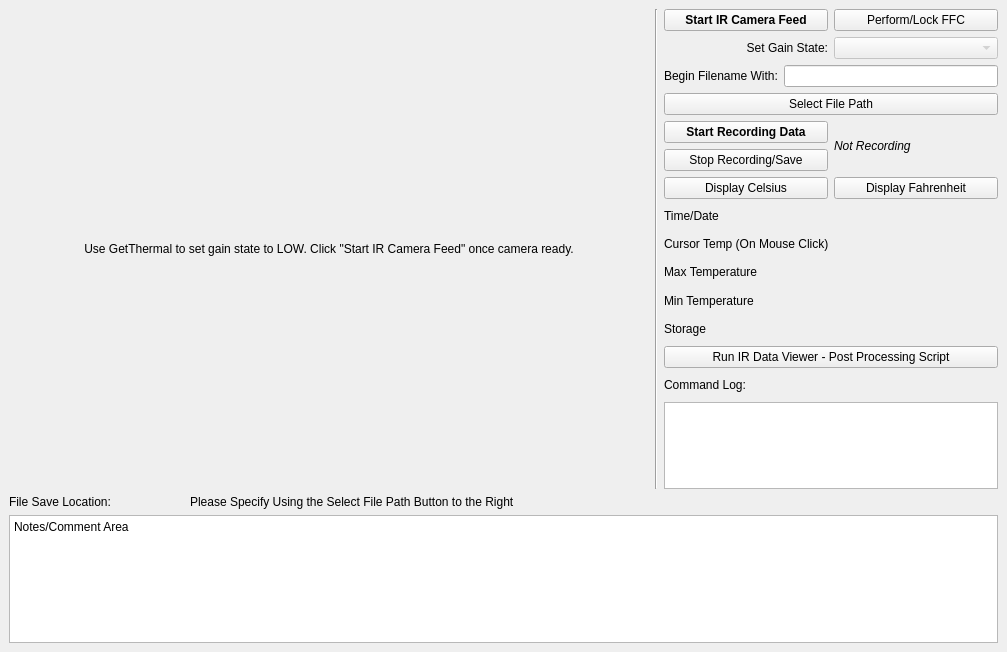
<?xml version="1.0" encoding="UTF-8"?>
<ui version="4.0">
 <class>MainWindow</class>
 <widget class="QMainWindow" name="MainWindow">
  <property name="geometry">
   <rect>
    <x>0</x>
    <y>0</y>
    <width>1007</width>
    <height>652</height>
   </rect>
  </property>
  <property name="windowTitle">
   <string>IR Data</string>
  </property>
  <widget class="QWidget" name="centralwidget">
   <layout class="QGridLayout" name="gridLayout">
    <item row="0" column="0" rowspan="2">
     <widget class="QLabel" name="displayFrame">
      <property name="sizePolicy">
       <sizepolicy hsizetype="Fixed" vsizetype="Fixed">
        <horstretch>0</horstretch>
        <verstretch>0</verstretch>
       </sizepolicy>
      </property>
      <property name="minimumSize">
       <size>
        <width>640</width>
        <height>480</height>
       </size>
      </property>
      <property name="text">
       <string>Use GetThermal to set gain state to LOW. Click &quot;Start IR Camera Feed&quot; once camera ready.</string>
      </property>
      <property name="alignment">
       <set>Qt::AlignCenter</set>
      </property>
     </widget>
    </item>
    <item row="0" column="1" rowspan="2">
     <widget class="Line" name="line">
      <property name="orientation">
       <enum>Qt::Vertical</enum>
      </property>
     </widget>
    </item>
    <item row="0" column="2">
     <layout class="QVBoxLayout" name="verticalLayout">
      <item>
       <layout class="QHBoxLayout" name="horizontalLayout_5">
        <item>
         <widget class="QPushButton" name="startStreamBut">
          <property name="font">
           <font>
            <weight>75</weight>
            <bold>true</bold>
           </font>
          </property>
          <property name="text">
           <string>Start IR Camera Feed</string>
          </property>
         </widget>
        </item>
        <item>
         <widget class="QPushButton" name="ffcBut">
          <property name="enabled">
           <bool>true</bool>
          </property>
          <property name="text">
           <string>Perform/Lock FFC</string>
          </property>
         </widget>
        </item>
       </layout>
      </item>
      <item>
       <layout class="QHBoxLayout" name="horizontalLayout_3">
        <item>
         <widget class="QLabel" name="label_2">
          <property name="text">
           <string>Set Gain State:</string>
          </property>
          <property name="alignment">
           <set>Qt::AlignRight|Qt::AlignTrailing|Qt::AlignVCenter</set>
          </property>
         </widget>
        </item>
        <item>
         <widget class="QComboBox" name="comboBox">
          <property name="enabled">
           <bool>false</bool>
          </property>
         </widget>
        </item>
       </layout>
      </item>
      <item>
       <layout class="QHBoxLayout" name="horizontalLayout_4">
        <item>
         <widget class="QLabel" name="label_3">
          <property name="text">
           <string>Begin Filename With:</string>
          </property>
         </widget>
        </item>
        <item>
         <widget class="QLineEdit" name="lineEdit">
          <property name="font">
           <font>
            <weight>75</weight>
            <bold>true</bold>
           </font>
          </property>
         </widget>
        </item>
       </layout>
      </item>
      <item>
       <widget class="QPushButton" name="filePathBut">
        <property name="text">
         <string>Select File Path</string>
        </property>
       </widget>
      </item>
      <item>
       <layout class="QHBoxLayout" name="horizontalLayout">
        <item>
         <layout class="QVBoxLayout" name="verticalLayout_2">
          <item>
           <widget class="QPushButton" name="startRec">
            <property name="font">
             <font>
              <weight>75</weight>
              <bold>true</bold>
             </font>
            </property>
            <property name="text">
             <string>Start Recording Data</string>
            </property>
           </widget>
          </item>
          <item>
           <widget class="QPushButton" name="stopRec">
            <property name="text">
             <string>Stop Recording/Save</string>
            </property>
           </widget>
          </item>
         </layout>
        </item>
        <item>
         <widget class="QLabel" name="recLabel">
          <property name="font">
           <font>
            <italic>true</italic>
           </font>
          </property>
          <property name="text">
           <string>Not Recording</string>
          </property>
         </widget>
        </item>
       </layout>
      </item>
      <item>
       <layout class="QHBoxLayout" name="horizontalLayout_2">
        <item>
         <widget class="QPushButton" name="displayC">
          <property name="text">
           <string>Display Celsius</string>
          </property>
         </widget>
        </item>
        <item>
         <widget class="QPushButton" name="displayF">
          <property name="text">
           <string>Display Fahrenheit</string>
          </property>
         </widget>
        </item>
       </layout>
      </item>
      <item>
       <widget class="QLabel" name="timeStatus">
        <property name="text">
         <string>Time/Date</string>
        </property>
       </widget>
      </item>
      <item>
       <widget class="QLabel" name="cursorTempLabel">
        <property name="text">
         <string>Cursor Temp (On Mouse Click)</string>
        </property>
       </widget>
      </item>
      <item>
       <widget class="QLabel" name="maxTempLabel">
        <property name="text">
         <string>Max Temperature</string>
        </property>
       </widget>
      </item>
      <item>
       <widget class="QLabel" name="minTempLabel">
        <property name="text">
         <string>Min Temperature</string>
        </property>
       </widget>
      </item>
      <item>
       <widget class="QLabel" name="storageLabel">
        <property name="text">
         <string>Storage</string>
        </property>
       </widget>
      </item>
      <item>
       <widget class="QPushButton" name="runPost">
        <property name="text">
         <string>Run IR Data Viewer - Post Processing Script</string>
        </property>
       </widget>
      </item>
      <item>
       <widget class="QLabel" name="label">
        <property name="text">
         <string>Command Log:</string>
        </property>
       </widget>
      </item>
     </layout>
    </item>
    <item row="1" column="2">
     <widget class="QPlainTextEdit" name="history">
      <property name="sizePolicy">
       <sizepolicy hsizetype="Expanding" vsizetype="Maximum">
        <horstretch>0</horstretch>
        <verstretch>0</verstretch>
       </sizepolicy>
      </property>
      <property name="maximumSize">
       <size>
        <width>16777215</width>
        <height>87</height>
       </size>
      </property>
     </widget>
    </item>
    <item row="2" column="0" colspan="3">
     <layout class="QVBoxLayout" name="verticalLayout_3">
      <item>
       <layout class="QHBoxLayout" name="horizontalLayout_7">
        <item>
         <widget class="QLabel" name="labelForLocation">
          <property name="sizePolicy">
           <sizepolicy hsizetype="Preferred" vsizetype="Preferred">
            <horstretch>0</horstretch>
            <verstretch>0</verstretch>
           </sizepolicy>
          </property>
          <property name="minimumSize">
           <size>
            <width>0</width>
            <height>0</height>
           </size>
          </property>
          <property name="maximumSize">
           <size>
            <width>175</width>
            <height>16777215</height>
           </size>
          </property>
          <property name="text">
           <string>File Save Location:</string>
          </property>
         </widget>
        </item>
        <item>
         <widget class="QLabel" name="filePathDisp">
          <property name="text">
           <string>Please Specify Using the Select File Path Button to the Right</string>
          </property>
         </widget>
        </item>
       </layout>
      </item>
      <item>
       <widget class="QPlainTextEdit" name="plainTextEdit">
        <property name="plainText">
         <string>Notes/Comment Area</string>
        </property>
       </widget>
      </item>
     </layout>
    </item>
   </layout>
  </widget>
 </widget>
 <resources/>
 <connections/>
</ui>
